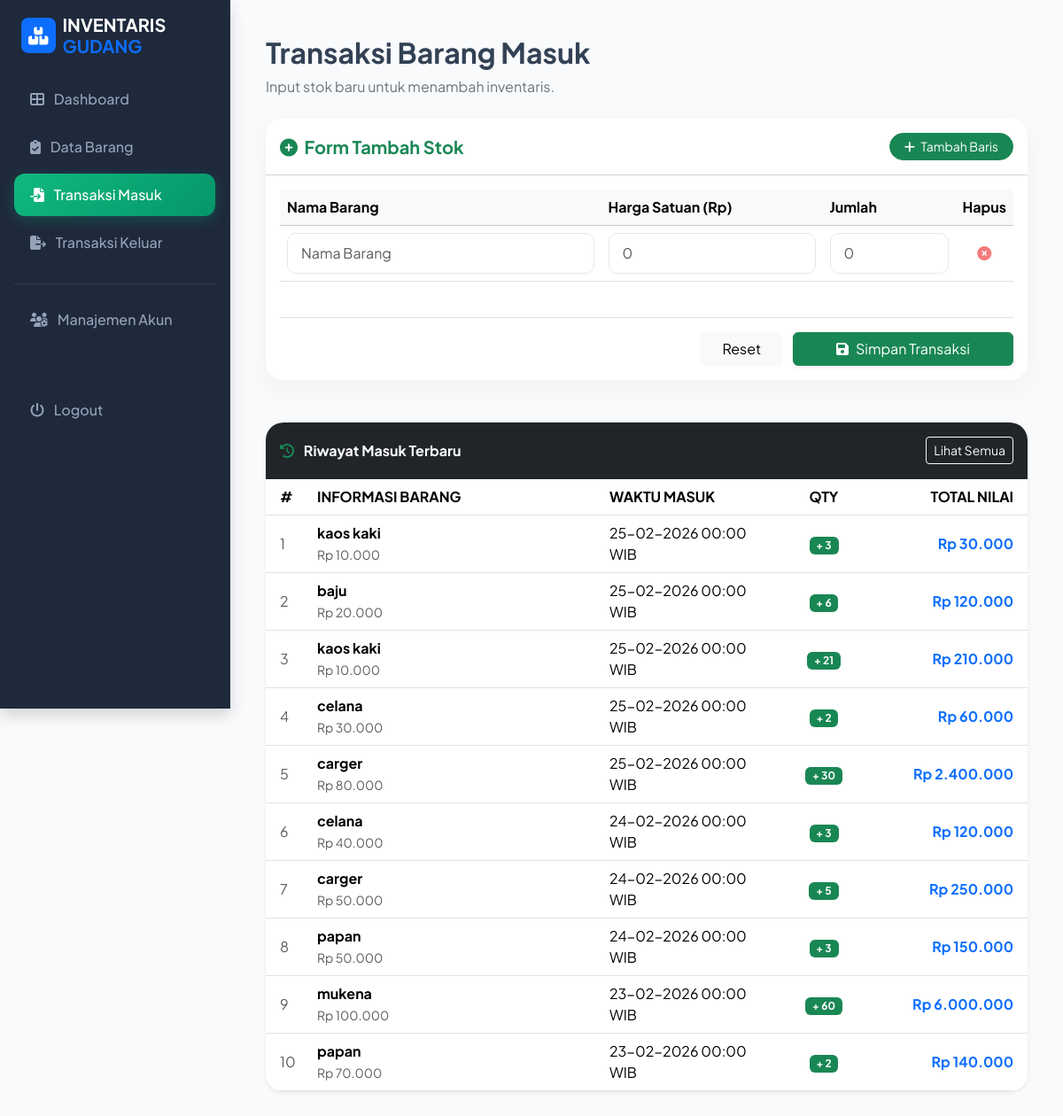
Screenshot of /fzone_team/transaksi_masuk.php with the database file from the repository.
### tables this page shows
CREATE TABLE `transaksi` (
  `id_transaksi` int NOT NULL,
  `id_user` int NOT NULL,
  `id_barang` int NOT NULL,
  `tanggal_transaksi` date NOT NULL,
  `status` enum('keluar','masuk') NOT NULL,
  `jumlah` int NOT NULL
);

CREATE TABLE `barang` (
  `id_barang` int NOT NULL,
  `nama` varchar(200) DEFAULT NULL,
  `stok` int DEFAULT NULL,
  `harga` int DEFAULT NULL,
  `stok_baik` int DEFAULT '0',
  `stok_rusak` int DEFAULT '0'
);

### fzone_team/transaksi_masuk.php (the view, shortened to what this page needs)
<?php
include 'conn.php';
$active_page = "transaksi_masuk";
?>
<!DOCTYPE html>
<html lang="id">
<head>
    <link rel="stylesheet" href="https://cdn.jsdelivr.net/npm/bootstrap@5.3.3/dist/css/bootstrap.min.css">
    <link rel="stylesheet" href="https://cdnjs.cloudflare.com/ajax/libs/font-awesome/6.5.0/css/all.min.css">
</head>
<body>
    <aside class="main-sidebar p-3 shadow">
        <div class="d-flex align-items-center mb-4 px-2">
            <div class="bg-primary p-2 rounded-3 me-2 text-white"><i class="fas fa-boxes-stacked fa-lg"></i></div>
            <h5 class="text-white mb-0 fw-bold">INVENTARIS <span class="text-primary">GUDANG</span></h5>
        </div>
        <nav class="nav flex-column">
            <a href="dashboard.php" class="nav-link <?= ($active_page == 'dashboard') ? 'active' : ''; ?>"><i class="fas fa-th-large me-2"></i> Dashboard</a>
            <a href="barang.php" class="nav-link <?= ($active_page == 'data_barang') ? 'active' : ''; ?>"> <i class="fas fa-clipboard-check me-2"></i> Data Barang</a>
            <a href="transaksi_masuk.php" class="nav-link <?= ($active_page == 'transaksi_masuk') ? 'active' : ''; ?>"><i class="fas fa-file-import me-2"></i> Transaksi Masuk</a>
            <a href="transaksi_keluar.php" class="nav-link <?= ($active_page == 'transaksi_keluar') ? 'active' : ''; ?>"><i class="fas fa-file-export me-2"></i> Transaksi Keluar</a>
            <hr class="text-secondary">
            <a href="admin.php" class="nav-link <?= ($active_page == 'admin') ? 'active' : ''; ?>"><i class="fas fa-users-cog me-2"></i> Manajemen Akun</a>
            <a href="javascript:void(0)" onclick="confirmLogout()" class="nav-link text-danger mt-5" id="logout-sidebar">
                <i class="fas fa-power-off me-2"></i> Logout
            </a>
        </nav>
    </aside>
    <div class="content-wrapper">
        <h2 class="fw-bold">Transaksi Barang Masuk</h2>
        <p class="text-secondary">Input stok baru untuk menambah inventaris.</p>
        <div class="card mt-4">
            <div class="card-header bg-white py-3 d-flex justify-content-between align-items-center">
                <h5 class="m-0 fw-bold text-success"><i class="fas fa-plus-circle me-1"></i> Form Tambah Stok</h5>
                <button type="button" id="addBtn" class="btn btn-success btn-sm rounded-pill px-3">
                    <i class="fas fa-plus me-1"></i> Tambah Baris
                </button>
            </div>
            <div class="card-body">
                <form method="post">
                    <div class="table-responsive">
                        <table class="table table-hover align-middle">
                            <thead class="table-light">
                                <tr>
                                    <th>Nama Barang</th>
                                    <th width="250">Harga Satuan (Rp)</th>
                                    <th width="150">Jumlah</th>
                                    <th width="50" class="text-center">Hapus</th>
                                </tr>
                            </thead>
                            <tbody id="formBody">
                                <tr>
                                    <td><input type="text" name="nama[]" class="form-control" required placeholder="Nama Barang"></td>
                                    <td><input type="number" name="harga[]" class="form-control" required min="1" placeholder="0"></td>
                                    <td><input type="number" name="stok[]" class="form-control" required min="1" placeholder="0"></td>
                                    <td class="text-center"><i class="fas fa-times-circle btn-remove removeRow"></i></td>
                                </tr>
                            </tbody>
                        </table>
                    </div>
                    <div class="mt-4 border-top pt-3 text-end">
                        <button type="reset" class="btn btn-light px-4 me-2">Reset</button>
                        <button type="submit" name="tambah_barang_masuk" class="btn btn-success px-5 shadow-sm">
                            <i class="fas fa-save me-2"></i>Simpan Transaksi
                        </button>
                    </div>
                </form>
            </div>
        </div>
        <div class="card mt-5 border-0 shadow-sm overflow-hidden">
            <div class="card-header bg-dark text-white d-flex justify-content-between align-items-center py-3">
                <h6 class="mb-0 fw-bold"><i class="fas fa-history me-2 text-success"></i> Riwayat Masuk Terbaru</h6>
                <a href="laporan_masuk.php" class="btn btn-outline-light btn-sm">Lihat Semua</a>
            </div>
            <div class="card-body p-0">
                <div class="table-responsive">
                    <table class="table table-hover align-middle mb-0">
                        <thead class="bg-light">
                            <tr>
                                <th class="ps-3" width="50">#</th>
                                <th>INFORMASI BARANG</th>
                                <th width="200">WAKTU MASUK</th>
                                <th class="text-center" width="100">QTY</th>
                                <th class="text-end pe-3" width="180">TOTAL NILAI</th>
                            </tr>
                        </thead>
                        <tbody>
                            <?php
                            $queryRiwayat = "SELECT t.*, b.nama, b.harga FROM transaksi t JOIN barang b ON t.id_barang = b.id_barang WHERE t.status = 'masuk' ORDER BY t.id_transaksi DESC LIMIT 10";
                            $dataRiwayat = $conn->query($queryRiwayat);
                            $no = 1;
                            if ($dataRiwayat && $dataRiwayat->num_rows > 0):
                                while ($row = $dataRiwayat->fetch_assoc()):
                                    $jml = $row['jumlah'];
                                    $total_nilai = $row['harga'] * $jml;
                                    $waktu = date('d-m-Y H:i', strtotime($row['tanggal_transaksi']));
                            ?>
                                    <tr style="cursor: pointer;" onclick="bukaModal('<?= addslashes($row['nama']); ?>', '<?= $waktu; ?>', '<?= $jml; ?>', '<?= number_format($total_nilai, 0, ',', '.'); ?>')">
                                        <td class="ps-3 text-muted"><?= $no++; ?></td>
                                        <td><strong><?= $row['nama']; ?></strong><br><small class="text-muted">Rp <?= number_format($row['harga'], 0, ',', '.'); ?></small></td>
                                        <td><?= $waktu; ?> WIB</td>
                                        <td class="text-center"><span class="badge bg-success">+ <?= $jml; ?></span></td>
                                        <td class="text-end pe-3 fw-bold text-primary">Rp <?= number_format($total_nilai, 0, ',', '.'); ?></td>
                                    </tr>
                                <?php endwhile;
                            else: ?>
                                <tr>
                                    <td colspan="5" class="text-center py-4 text-muted">Belum ada data transaksi masuk.</td>
                                </tr>
                            <?php endif; ?>
                        </tbody>
                    </table>
                </div>
            </div>
        </div>
    </div>
</body>
</html>

### fzone_team/transaksi_masuk.php (style rules this page uses)
:root { --primary-green: #10b981; --dark-obsidian: #0f172a; --sidebar-bg: #1e293b; --soft-bg: #f8fafc; --border-color: #e2e8f0; }
body { background-color: var(--soft-bg); font-family: 'Plus Jakarta Sans', sans-serif; color: #334155; }
.main-sidebar { width: 260px; height: 100vh; position: fixed; background: var(--sidebar-bg); padding: 25px 15px; border-right: 1px solid rgba(255, 255, 255, 0.05); }
.nav-link { color: #94a3b8 !important; padding: 12px 18px; border-radius: 12px; margin-bottom: 6px; font-weight: 500; transition: all 0.3s ease; }
.nav-link.active { background: linear-gradient(135deg, var(--primary-green), #059669) !important; color: #fff !important; box-shadow: 0 4px 15px rgba(16, 185, 129, 0.25); }
.content-wrapper { margin-left: 260px; padding: 40px; }
.card { border: none; border-radius: 20px; background: #ffffff; box-shadow: 0 10px 30px rgba(0, 0, 0, 0.04); overflow: hidden; }
.btn-remove { color: #ef4444; cursor: pointer; opacity: 0.7; }
.form-control { border-radius: 10px; border: 1px solid #e2e8f0; padding: 10px 15px; }

### rows the page displays
transaksi: id_barang.nama "kaos kaki", id_barang.harga "10.000", tanggal_transaksi "25-02-2026 00:00", jumlah "3", total_nilai "30.000"
transaksi: id_barang.nama "baju", id_barang.harga "20.000", tanggal_transaksi "25-02-2026 00:00", jumlah "6", total_nilai "120.000"
transaksi: id_barang.nama "kaos kaki", id_barang.harga "10.000", tanggal_transaksi "25-02-2026 00:00", jumlah "21", total_nilai "210.000"
transaksi: id_barang.nama "celana", id_barang.harga "30.000", tanggal_transaksi "25-02-2026 00:00", jumlah "2", total_nilai "60.000"
transaksi: id_barang.nama "carger", id_barang.harga "80.000", tanggal_transaksi "25-02-2026 00:00", jumlah "30", total_nilai "2.400.000"
transaksi: id_barang.nama "celana", id_barang.harga "40.000", tanggal_transaksi "24-02-2026 00:00", jumlah "3", total_nilai "120.000"
transaksi: id_barang.nama "carger", id_barang.harga "50.000", tanggal_transaksi "24-02-2026 00:00", jumlah "5", total_nilai "250.000"
transaksi: id_barang.nama "papan", id_barang.harga "50.000", tanggal_transaksi "24-02-2026 00:00", jumlah "3", total_nilai "150.000"
transaksi: id_barang.nama "mukena", id_barang.harga "100.000", tanggal_transaksi "23-02-2026 00:00", jumlah "60", total_nilai "6.000.000"
transaksi: id_barang.nama "papan", id_barang.harga "70.000", tanggal_transaksi "23-02-2026 00:00", jumlah "2", total_nilai "140.000"
